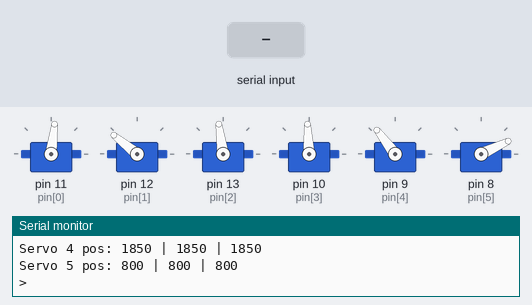
Recording of a sketch running on a simulated Arduino Uno, built with avr-gcc and run on an emulated ATmega328P. Shown: 6 × servo, the last lines printed to the serial monitor. Inputs (shaded band) come from the test bench. Random numbers use the default seed unless the sketch sets one.

Above: at 3.3 s.
3.4 s: "<run>" received over Serial
At 4.9 s:
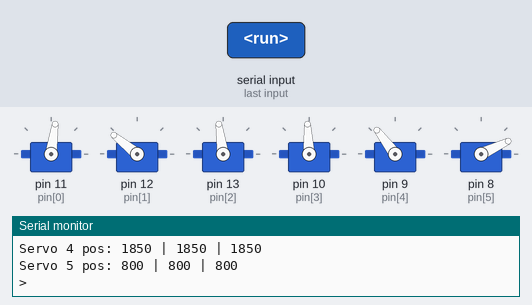
6.4 s: "<runs>" received over Serial
At 7.91 s:
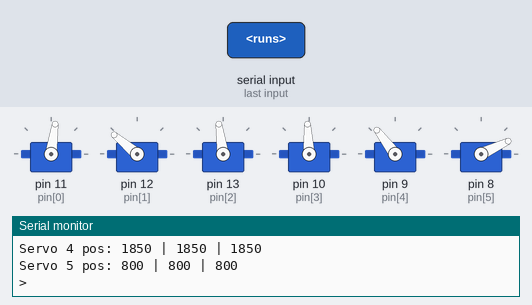
9.4 s: "<runsp>" received over Serial
At 9.7 s:
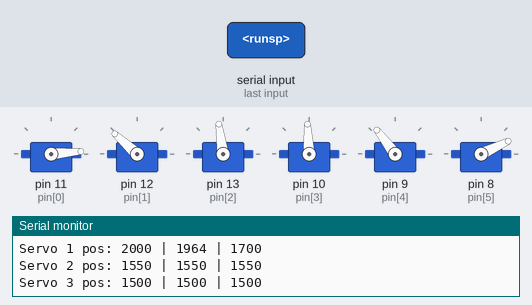
12.4 s: "<runh>" received over Serial
At 12.6 s:
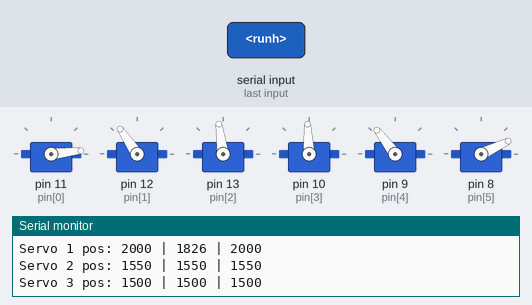
15.4 s: "<runsp>" received over Serial
Timing chart, 0 to 18.4 s (numbered marks = the images above; inputs shaded):
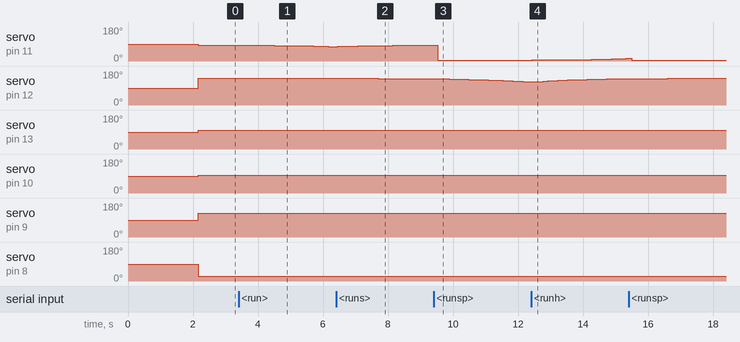

The sketch:

servo_array.ino
```cpp
#include <SoftwareSerial.h>

#include <Servo.h>

// Servor Motor setup
const int num_of_servos = 6;
int pin[num_of_servos] = {11, 12, 13, 10, 9, 8};
Servo servos[num_of_servos];
int min_pwm[num_of_servos] = {600, 1500, 1150, 500, 800, 800};
int max_pwm[num_of_servos] = {2400, 2400, 1950, 2500, 2500, 1700};
int home_pwm[num_of_servos] = {1400, 2000, 1550, 1500, 1850, 800};
int squeeze_pwm[num_of_servos];
int span_pwm[num_of_servos];
int last_pwm[num_of_servos];
int current_pwm[num_of_servos];
int target_pwm[num_of_servos];
int accel[num_of_servos] = {5,10,5, 5, 5, 1};
bool set_last_pwm[num_of_servos] = {true, true, true, true, true, true};
//time delay
int time_delay = 150;

//serial paparms
const byte numChars = 32;
char receivedChars[numChars];
String command = "Start";
int received_pwd = 0;
int received_joint = 0;

boolean newData = false;

//print setup
boolean print_once = 1;

void setup(){
  Serial.begin(9600);

  for(int i=0; i<num_of_servos; i++){
     servos[i].attach(pin[i]);
  }

  reset();

  Serial.println("<Arduino is ready>");
  print_();
  delay(2000);
}

void loop() {
  recvWithStartEndMarkers();
  myStrtok();
  parseSerialBuffer();
  setCurrentPwm();
  //avoidCollision();

  run_();
  setLastPwm();
  print_();
  delay(time_delay);
}

void avoidCollision(){
  for(int i=0;i<num_of_servos;i++)
    current_pwm[i] = checkPwmBoundry(current_pwm[i], min_pwm[received_joint], max_pwm[received_joint]);
}
void parseSerialBuffer() {

  if(command == "runsp"){
      target_pwm[received_joint] = checkPwmBoundry(received_pwd, min_pwm[received_joint], max_pwm[received_joint]);
      print_once=1;
   }
   else if(command == "run"){
      target_pwm[received_joint] = checkPwmBoundry(received_pwd, min_pwm[received_joint], max_pwm[received_joint]);
      set_last_pwm[received_joint] = false;
      print_once=1;
   }
   else if(command == "runh"){
    runHome();
    print_once=1;
   }
   else if(command == "runs"){
    runSpan();
    print_once=1;
   }
   else if(command == "runsq"){
    runSqueeze();
    print_once=1;
   }
   else if(command == "runmin"){
    runMin();
    print_once=1;
   }
   else if(command == "runmax"){
    runMax();
    print_once=1;
   }
   else if(command == "runrnd"){
    runRand();
    print_once=1;
   }
   else if (command == "print"){
      print_once=1;
  }
  else if(command == "delay"){
    time_delay = received_pwd;
    print_once=1;
  }
  else if(command == "min"){
    min_pwm[received_joint] = received_pwd;
    print_once=1;
   }
   else if(command == "max"){
      max_pwm[received_joint] = received_pwd;
      print_once=1;
   }
   else if(command == "home"){
      home_pwm[received_joint] = received_pwd;
      print_once=1;
   }
   else if(command == "reset"){
      reset();
      print_once=1;
   }
}

void print_(){
  if(print_once==1){
    print_once = 0;
    //Serial.println("<-------------Print servos state-------------");
    Serial.println("<");
    for(int i=0;i<num_of_servos;i++){
      Serial.print("Servo ");
      Serial.print(i);
      Serial.print(" pos: ");
      Serial.print(last_pwm[i]);
      Serial.print(" | ");
      Serial.print(current_pwm[i]);
      Serial.print(" | ");
      Serial.println(target_pwm[i]);
    }
    /*for(int i=0;i<num_of_servos;i++){
      Serial.print("Servo ");
      Serial.print(i);
      Serial.print(" set_last_pwm: ");
      Serial.println(set_last_pwm[i]);
    }
    for(int i=0;i<num_of_servos;i++){
      Serial.print("Servo ");
      Serial.print(i);
      Serial.print(" accel: ");
      Serial.println(accel[i]);
    }
    Serial.print("time_delay: ");
    Serial.println(time_delay);
    Serial.print("command: ");
    Serial.println(command);
    Serial.print("recived_joint: ");
    Serial.println(received_joint);
    Serial.print("received_pwd: ");
    Serial.println(received_pwd);*/
    Serial.println(">");
  }
}
void reset(){
  for(int i=0;i<num_of_servos;i++){
    target_pwm[i] = home_pwm[i];
    current_pwm[i] = home_pwm[i];
    last_pwm[i] = home_pwm[i];
    span_pwm[i] = home_pwm[i];
    squeeze_pwm[i] = max_pwm[i];
    set_last_pwm[i] = true;

  }
  span_pwm[1] = min_pwm[1]+200;
  squeeze_pwm[0] = home_pwm[0];
  squeeze_pwm[3] = home_pwm[3];
  squeeze_pwm[4] = min_pwm[4];
  squeeze_pwm[5] = home_pwm[5];

}

void runHome(){
  for(int i=0;i<num_of_servos;i++){
    target_pwm[i] = home_pwm[i];
    set_last_pwm[i] = false;
  }
}
void runRand(){
  for(int i=0;i<num_of_servos;i++){
    target_pwm[i] = random(min_pwm[i], max_pwm[i]);
    set_last_pwm[i] = false;
  }
}
void runSqueeze(){
  for(int i=0;i<num_of_servos;i++){
    target_pwm[i] = squeeze_pwm[i];
    set_last_pwm[i] = false;
  }
}
void runSpan(){
  for(int i=0;i<num_of_servos;i++){
    target_pwm[i] = span_pwm[i];
    set_last_pwm[i] = false;
  }
}

void runMax(){
  for(int i=1;i<num_of_servos;i++){
    target_pwm[i] = max_pwm[i];
    set_last_pwm[i] = false;
  }
}

void runMin(){
  for(int i=1;i<num_of_servos;i++){
    target_pwm[i] = min_pwm[i];
    set_last_pwm[i] = false;
  }
}

void run_(){
  for(int i=0; i<num_of_servos; i++){
    servos[i].writeMicroseconds(current_pwm[i]);
  }
}

void setLastPwm(){
  for(int i=0; i<num_of_servos; i++){
    if(current_pwm[i] == target_pwm[i])
      set_last_pwm[i] = true;
    if(set_last_pwm[i])
      last_pwm[i] = target_pwm[i];
  }
}

int sign(int value) {
  if(value>0){return 1;}
  else if(value<0){return -1;}
}
void setCurrentPwm(){
  int d;
  for(int i=0; i<num_of_servos; i++){
    if(set_last_pwm[i]){
      current_pwm[i] = target_pwm[i];
    }else{
      //d = (target_pwm[i] - last_pwm[i]) / accel[i];
      d = min(abs(target_pwm[i] - current_pwm[i]), abs(current_pwm[i] - last_pwm[i])) / accel[i]+1;
      if(target_pwm[i] >= last_pwm[i])
        current_pwm[i] = current_pwm[i] + d;
      else if(target_pwm[i] < last_pwm[i])
        current_pwm[i] = current_pwm[i] - d;

      if((current_pwm[i] >= target_pwm[i]) & (target_pwm[i] >= last_pwm[i])){
        current_pwm[i] = target_pwm[i];
      }else if((current_pwm[i] < target_pwm[i]) & (target_pwm[i] < last_pwm[i])){
        current_pwm[i] = target_pwm[i];
      }
      current_pwm[i] = checkPwmBoundry(current_pwm[i], min_pwm[i], max_pwm[i]);
    }
  }

}

int checkPwmBoundry(int pwm, int min_pwm, int max_pwm){
  if(pwm<min_pwm){
    Serial.print("<Warning, pwm is out of min boundry: ");
    Serial.print(min_pwm);
    Serial.print(" | ");
    Serial.println(pwm);
    Serial.println(">");
    pwm = min_pwm;
  }
  if(pwm>max_pwm){
    Serial.print("<Warning, pwm is out of max boundry: ");
    Serial.print(max_pwm);
    Serial.print(" | ");
    Serial.println(pwm);
    pwm = max_pwm;
    Serial.println(pwm);
    Serial.println(">");
  }
  return pwm;
}

void recvWithStartEndMarkers() {
    static boolean recvInProgress = false;
    static byte ndx = 0;
    char startMarker = '<';
    char endMarker = '>';
    char rc;

    while (Serial.available() > 0 && newData == false) {
        rc = Serial.read();
        if (recvInProgress == true) {
            if (rc != endMarker) {
                receivedChars[ndx] = rc;
                ndx++;
                if (ndx >= numChars) {
                    ndx = numChars - 1;
                }
            }
            else {
                receivedChars[ndx] = '\0'; // terminate the string
                recvInProgress = false;
                ndx = 0;
                newData = true;
            }
        }
        else if (rc == startMarker) {
            recvInProgress = true;
        }
    }
}

void myStrtok (){
  const char *delimiter = ":";
  int ind=0;
  int num[3];
  command = "";
  if (newData == true) {
    char* d = strtok(receivedChars, delimiter);
    command = String((char *)d);
    while (d != NULL) {
        num[ind] = atoi(d);
        ind++;
        d = strtok(NULL, delimiter);
    }
    newData = false;
    if(ind==3){
      received_joint = num[1];
      received_pwd = num[2];
      if(received_joint<0 | received_joint>=num_of_servos){
        Serial.print("<Recived joint is out off bondry: ");
        Serial.println(received_joint);
        Serial.println(">");
        received_joint = 0;
      }
    }
    else if(ind==2){received_pwd = num[1];}
    else if(ind==1){Serial.print("<Warning: Inserted command only: ");Serial.print(command);Serial.println(">");}
    else if(ind == 0){Serial.println("<Error: Invalid input, missing right delimiter>");}
  }
}
```

Measured:
- after the input at 3.4 s, servo on pin 11 (pin[0]): moves from 83° to 75° over 1.8 s, starting after 1.1 s
- after the input at 6.4 s, servo on pin 12 (pin[1]): 141° → 140° after 1.3 s, → 139° 0.90 s later, → 138° 0.60 s later
- after the input at 9.4 s, servo on pin 11 (pin[0]): 83° → 5° after 0.13 s
- after the input at 12.4 s, servo on pin 11 (pin[0]): moves from 5° to 15° over 2.9 s, starting at once
